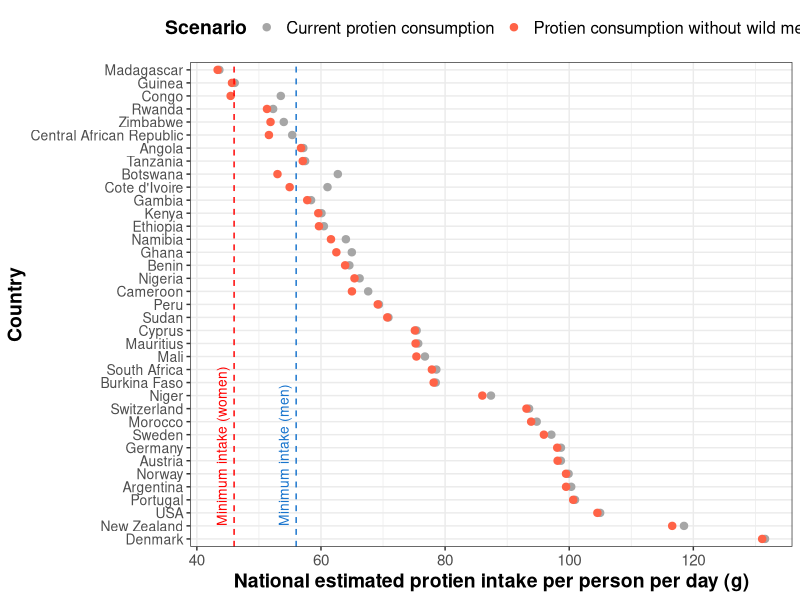
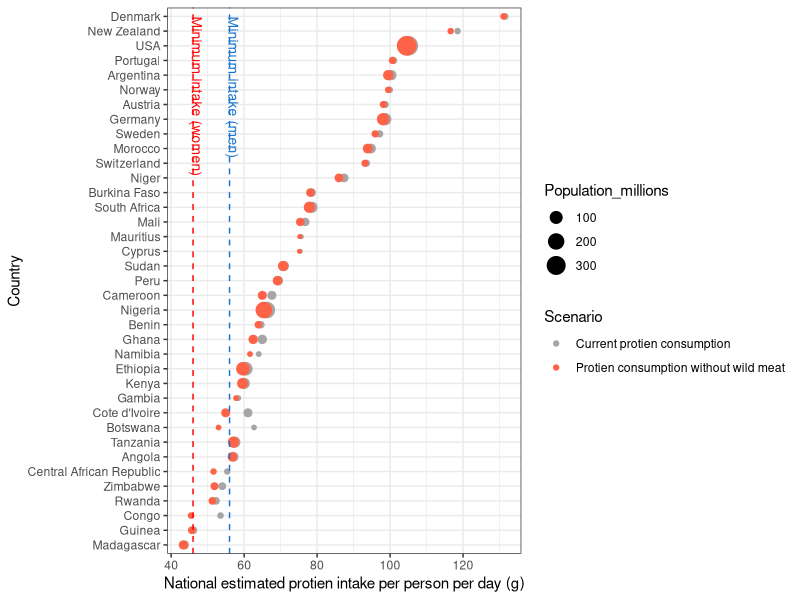
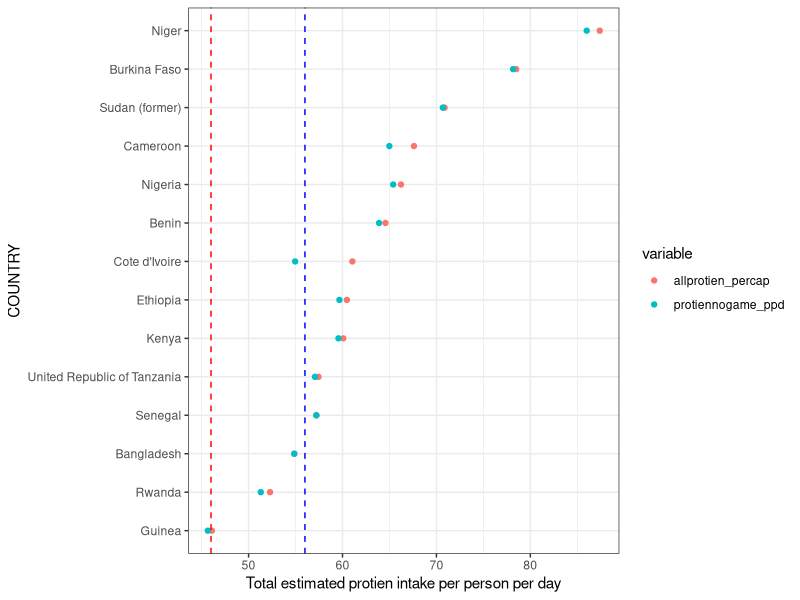
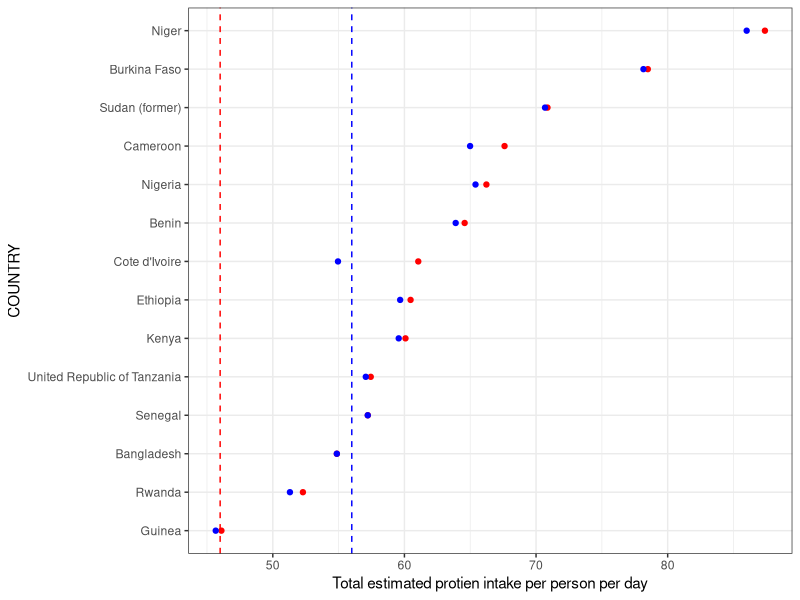
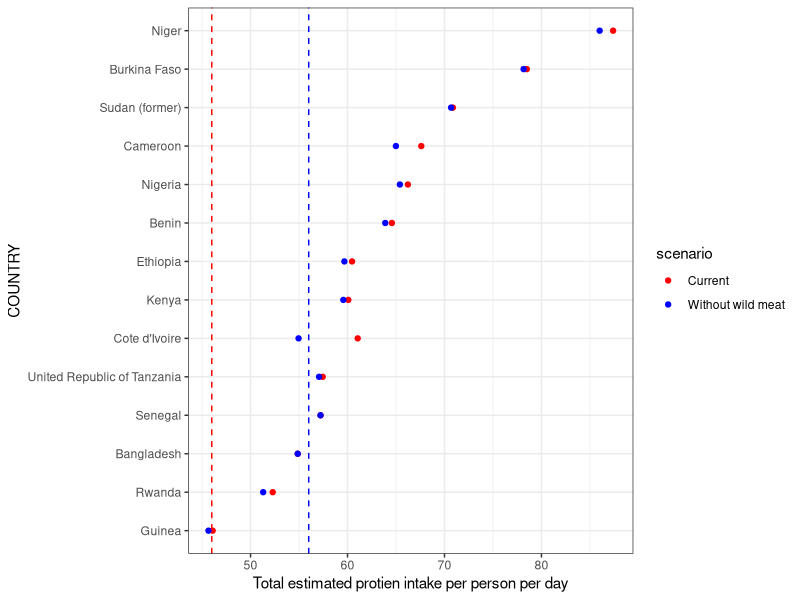
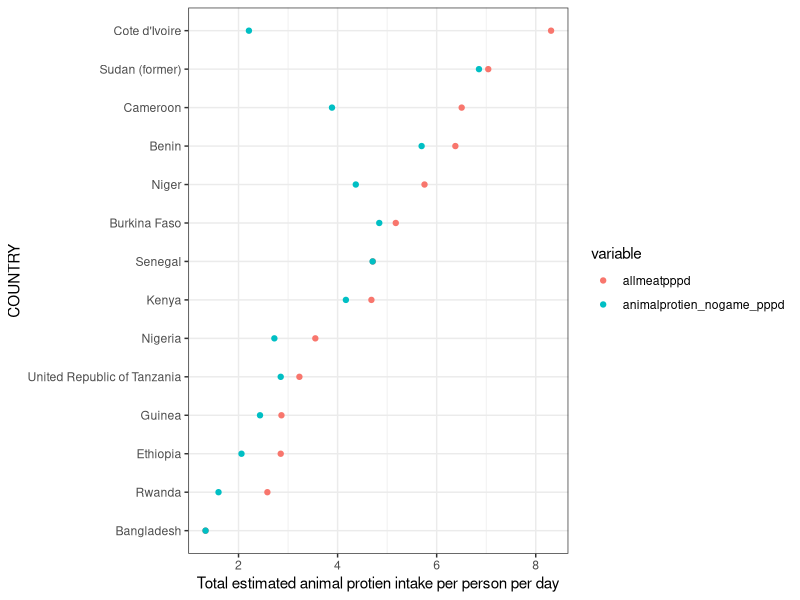

Reproduce these figures in R, in order.
# Playing with figure for food security impacts

# Packages -----
library(tidyverse)
library(dplyr)
library(tidyr)
library(ggplot2)

rm(list=ls())

# Get data -----
prot <- read_csv("ProcessedData/GENusData_cleaned.csv")
fs <- read_csv("Data/FoodSecurity.csv")
d1 <- left_join(prot, fs, by = c("ISO3" = "ISO"))
d1$animalprotien_nogame_pppd <- d1$allmeatpppd - d1$gamepppd

# filter data by countries with >1% protien pppd from game -----
mostgame <- d1 %>%
  filter(percent_game_pppd > 1) %>%
  filter(allprotien_percap > 0) %>%
  filter(protiennogame_ppd != "NA") %>%
  filter(allprotien_percap != "NA") %>%
  filter(COUNTRY != "NA")

mostg_mod1 <- mostgame %>%
  select(COUNTRY, allprotien_percap, protiennogame_ppd) %>%
  pivot_longer(cols = -COUNTRY,
               names_to = "Scenario",
               values_to = "PerCapProtein")

mostg_mod <- left_join(mostg_mod1, prot, by = "COUNTRY")
mostg_mod$Population_millions <- mostg_mod$Pop / 1000000

# make plots -----

# with uniform dot sizes
ggplot(mostg_mod, 
       aes(x = reorder(COUNTRY, -PerCapProtein), 
           y = PerCapProtein,
           colour = Scenario)) + 
  geom_point(size = 2.2) +
  theme_bw() +
  theme(legend.position="top",
        axis.text.x = element_text(size = 11),
        axis.text.y = element_text(size = 10),
        axis.title.x = element_text(size = 14, face = "bold"),
        axis.title.y = element_text(size = 14, face = "bold"),
       legend.title = element_text(size = 14, face = "bold"),
       legend.text = element_text(size = 12)) +
  scale_colour_manual(values = c("Grey65", "tomato1"),
                      labels = c("Current protien consumption", "Protien consumption without wild meat")) +
  labs (x = "Country", y = "National estimated protien intake per person per day (g)") +
  geom_hline(yintercept=56, linetype="dashed", color = "dodgerblue3") + 
  geom_hline(yintercept=46, linetype="dashed", color = "red")  +
  coord_flip() +
  annotate(geom="text", x=2, y=44, label="Minimum intake (women)", angle = 90, colour = "red", size = 3.5, hjust = 0) +
  annotate(geom="text", x=2, y=54, label="Minimum intake (men)", angle = 90, colour = "dodgerblue3", size = 3.5, hjust = 0) +
  scale_x_discrete(labels=c("United Republic of Tanzania" = "Tanzania",
                            "United States of America" = "USA",
                            "Sudan (former)" = "Sudan"))

# with Pop size dot sizes
ggplot(mostg_mod, 
       aes(x = reorder(COUNTRY, PerCapProtein), 
           y = PerCapProtein,
           colour = Scenario,
           size = Population_millions)) + 
  geom_point() +
  scale_colour_manual(values = c("Grey65", "tomato1"),
                      labels = c("Current protien consumption", "Protien consumption without wild meat")) + 
  labs (x = "Country", y = "National estimated protien intake per person per day (g)") +
  geom_hline(yintercept=56, linetype="dashed", color = "dodgerblue3") + 
  geom_hline(yintercept=46, linetype="dashed", color = "red") +
  theme_bw() +
  coord_flip() +
  annotate(geom="text", x=37, y=47, label="Minimum intake (women)", angle = 270, colour = "red", size = 3.5, hjust = 0) +
  annotate(geom="text", x=37, y=57, label="Minimum intake (men)", angle = 270, colour = "dodgerblue3", size = 3.5, hjust = 0) +
  scale_x_discrete(labels=c("United Republic of Tanzania" = "Tanzania",
                            "United States of America" = "USA",
                            "Sudan (former)" = "Sudan"))

# some other plots I tried but decided not to use -----
lowfs <- d1 %>%
  filter(FS_rank > 80) %>%
  filter(allprotien_percap > 0) %>%
  filter(protiennogame_ppd != "NA") %>%
  filter(allprotien_percap != "NA") %>%
  filter(allprotien_percap < 100)

f1 <- ggplot(lowfs, 
             aes (x = reorder(COUNTRY, allprotien_percap),
                  y = value, # You don't actually need this because you're defining "y" in each point
                  color = variable)) + # You don't need this either, again, it's defined below
  geom_point (aes(y = allprotien_percap, 
                  col = "allprotien_percap")) + # Also unnecessary — this variable is what you're plotting, 
  # not a colour / grouping variable
  geom_point (aes(y = protiennogame_ppd, col = "protiennogame_ppd")) +
  labs (x = "COUNTRY", y = "Total estimated protien intake per person per day") +
  geom_hline(yintercept=56, linetype="dashed", color = "blue") + 
  geom_hline(yintercept=46, linetype="dashed", color = "red") +
  theme_bw() +
  coord_flip()
f1

# DRW edit: so the issue here is that you're plotting separate variables for the different points
# Two ways you can do this:
ggplot(lowfs, 
       aes(x = reorder(COUNTRY, allprotien_percap))) + 
  geom_point(aes(y = allprotien_percap),
             # Add the colour manually here - you want all this variable to be coloured the same
             colour = "red") +
  geom_point(aes(y = protiennogame_ppd),
             # Add the colour manually here
             colour = "blue") +
  labs (x = "COUNTRY", y = "Total estimated protien intake per person per day") +
  geom_hline(yintercept=56, linetype="dashed", color = "blue") + 
  geom_hline(yintercept=46, linetype="dashed", color = "red") +
  theme_bw() +
  coord_flip()

# The more "ggplot" way of doing this, would be to reshape your data so that it is in the 
# "long form". It might be easier to draw arrows with the other way though?
lowfs_mod <- lowfs %>%
  select(COUNTRY, allprotien_percap, protiennogame_ppd) %>%
  pivot_longer(cols = -COUNTRY, 
               names_to = "scenario",
               values_to = "PerCapProtein") 

ggplot(lowfs_mod, 
       aes(x = reorder(COUNTRY, PerCapProtein), 
           y = PerCapProtein,
           colour = scenario)) + 
  geom_point() +
  scale_colour_manual(values = c("Red", "Blue"),
                      labels = c("Current", "Without wild meat")) + 
  labs (x = "COUNTRY", y = "Total estimated protien intake per person per day") +
  geom_hline(yintercept=56, linetype="dashed", color = "blue") + 
  geom_hline(yintercept=46, linetype="dashed", color = "red") +
  theme_bw() +
  coord_flip()


f2<- ggplot(lowfs, aes (x = reorder(COUNTRY, allmeatpppd), y = value, color = variable)) +
  geom_point (aes(y = allmeatpppd, col = "allmeatpppd")) +
  geom_point (aes(y = animalprotien_nogame_pppd, col = "animalprotien_nogame_pppd")) +
  labs (x = "COUNTRY", y = "Total estimated animal protien intake per person per day") +
  theme_bw() +
  coord_flip()
f2


